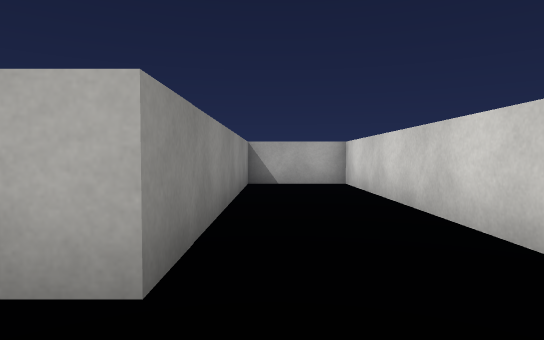
View 1 (above)

21 first-person views from a walk through a Unity game level. The camera is 0.62 m above the floor, tilts 2° down and sees 75° across. The floor is counted in squares, 1 m on a side. Each view is taken from the middle of a square. On the plan, view 1 faces up. The plan holds only what a view shows up to about 10 squares ahead; the rest is blank. Surface patterns are stand-ins for the level's own textures.

View 2
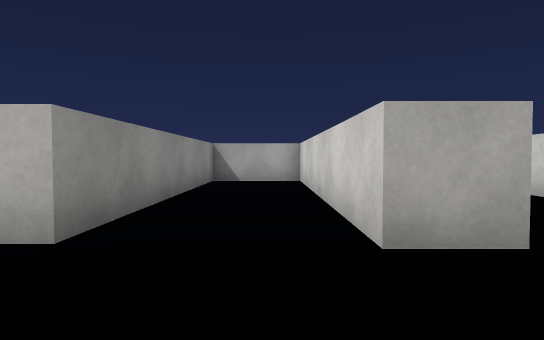

View 3
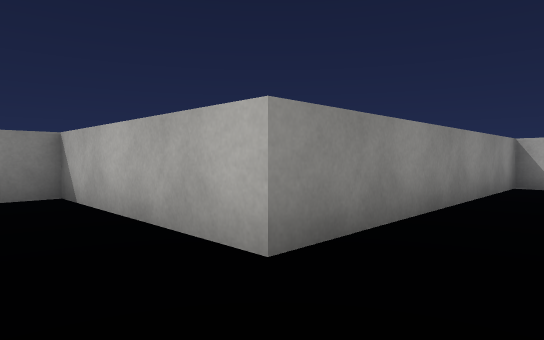

View 4
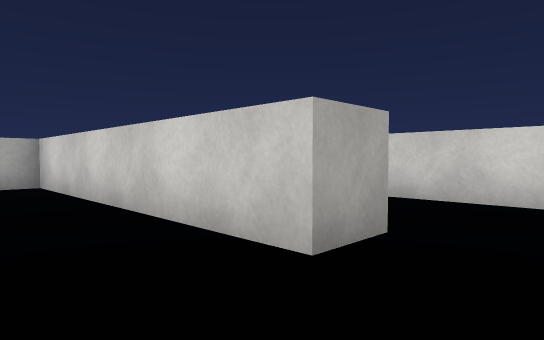

View 5
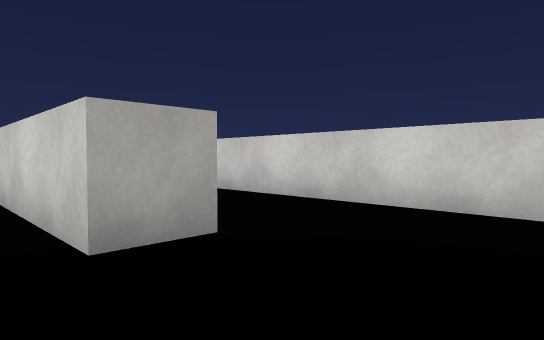

View 6
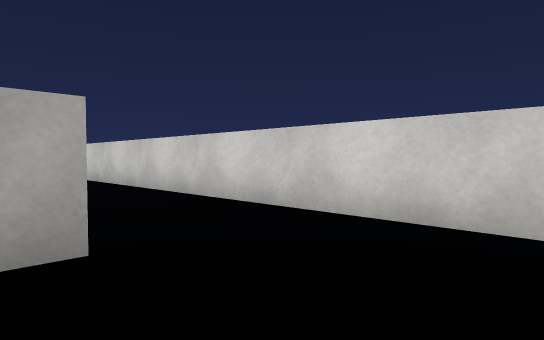

View 7
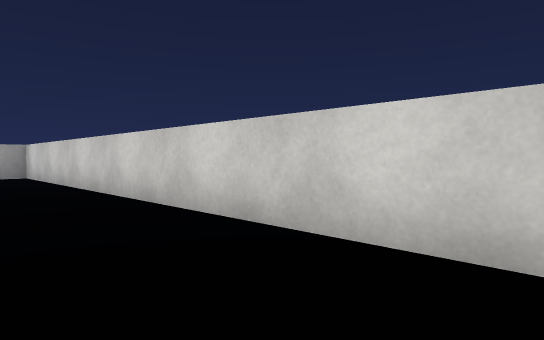

View 8
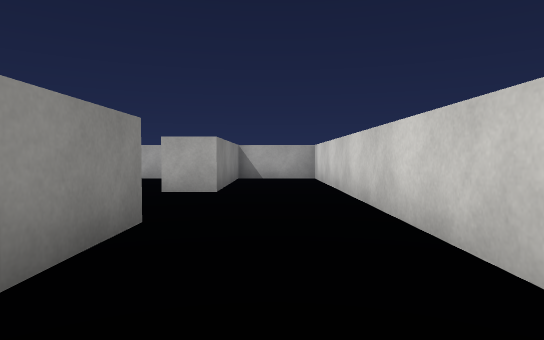

View 9
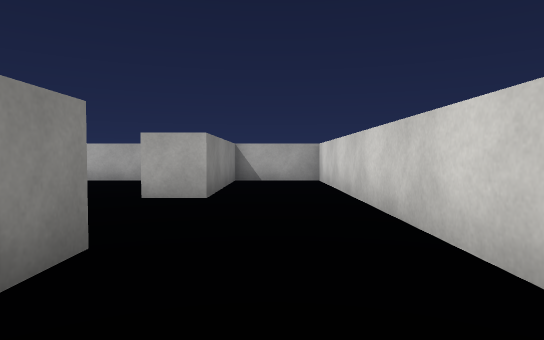

View 10
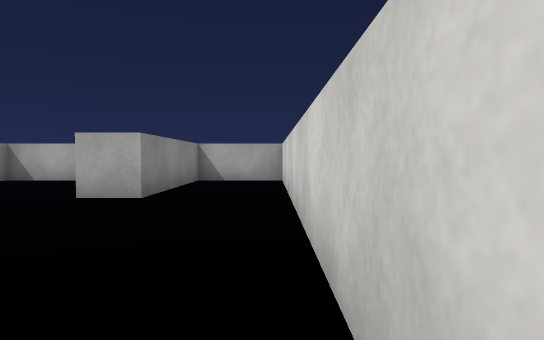

View 11
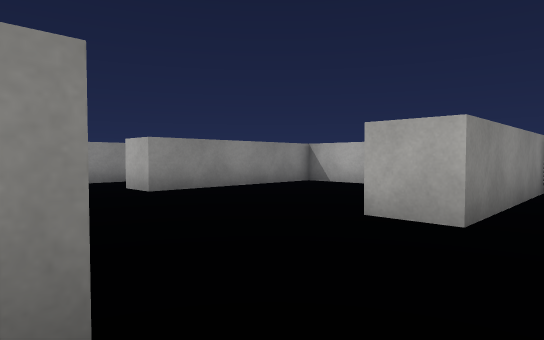

View 12
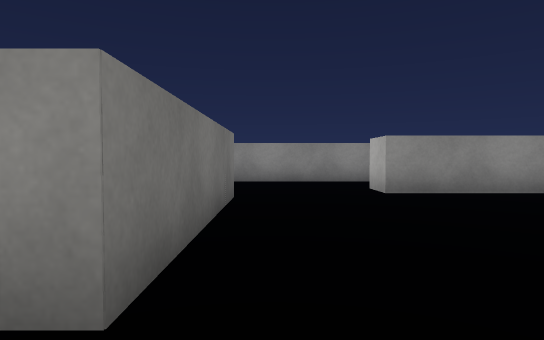

View 13
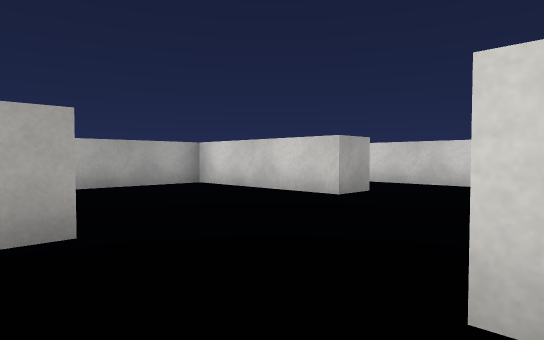

View 14
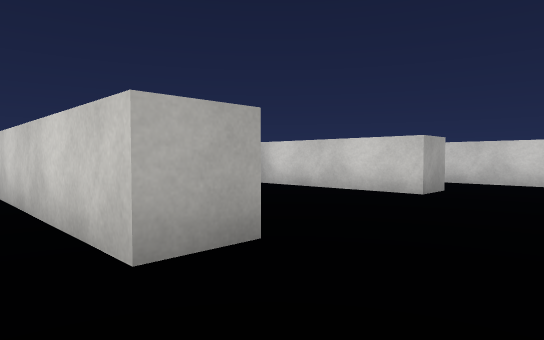

View 15
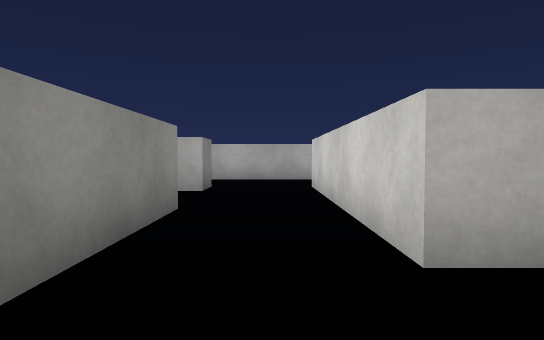

View 16
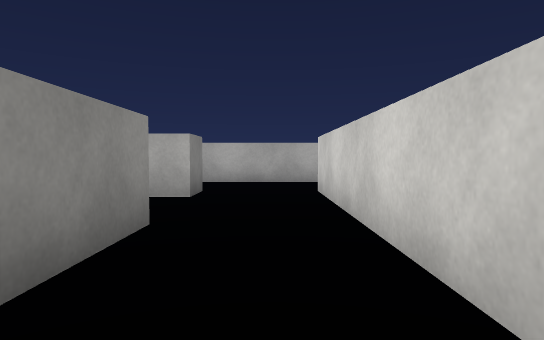

View 17
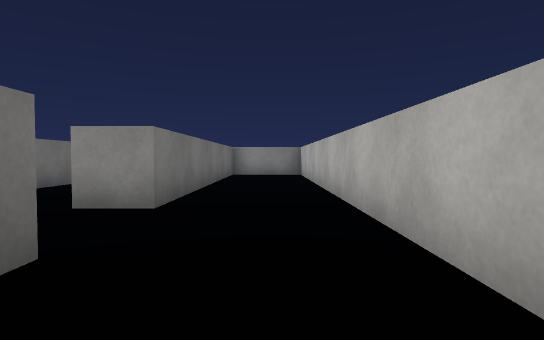

View 18
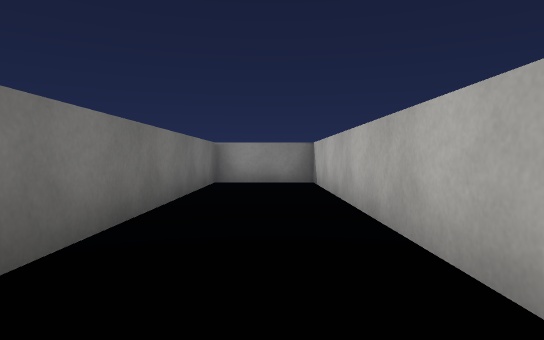

View 19
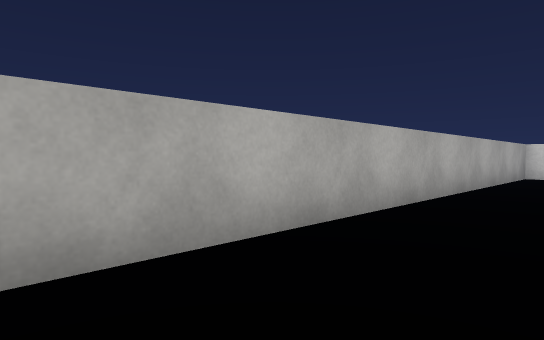

View 20
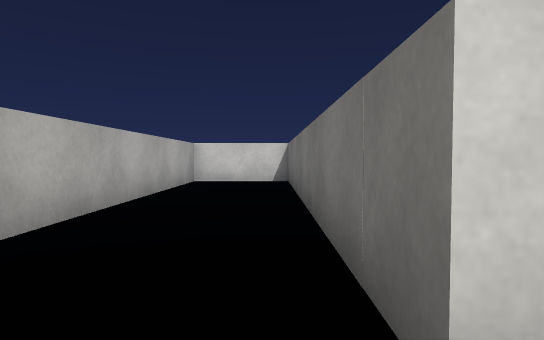

View 21
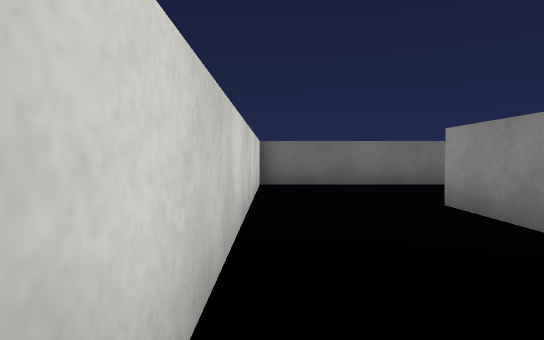

### Floor plan
Points are (right, up) in squares from view 1. A wall is a line through its corners. A room is listed if a view was taken in it or the views show most of it. See-through windows are left out.
Room 1 (views 1, 2, 3, 4, 5, 6, 7, 8, 9, 10, 11, 12, 13, 14, 15, 16, 21)
walls: (-1.5, 9.4) (2.8, 9.4) (2.8, 7.5); (2.8, 3.1) (2.8, 1.5) (1.8, 1.5) (1.8, 8.4) (-0.6, 8.4) (-0.6, 1.5) (-5.1, 1.5) (-5.1, 0.8); (-5.1, 11.5) (-5.1, 9); (1, -2.1) (5.4, -2.1); (5.3, -1.8) (5.3, 16.6) (3, 16.6) (3, 12.4) (2, 12.4) (2, 16.6) (-2.1, 16.6) (-2.1, 12) (-3.1, 12)
ways out: opening at (-4, 11)
Room 2 (views 17, 18, 19, 20)
walls: (-3.1, 16.4) (-3.1, 17.6) (5, 17.6); (5.3, 17.5) (5.3, 20) (-13.8, 20) (-13.8, 17.6) (-5.1, 17.6) (-5.1, 16.6)

Where each view was taken, in squares from view 1:
view 1: 0 up, 0 right, facing up
view 2: 1 down, 1 right, facing up
view 3: 0 up, 1 right, facing up-left
view 4: 0 up, 0 right, facing up-right
view 5: 1 down, 1 right, facing up-right
view 6: 1 down, 2 right, facing up-right
view 7: 4 up, 3 right, facing up-right
view 8: 6 up, 4 right, facing up
view 9: 7 up, 4 right, facing up
view 10: 7 up, 5 right, facing up
view 11: 9 up, 4 right, facing up-left
view 12: 10 up, 4 right, facing left
view 13: 9 up, 3 left, facing up-right
view 14: 10 up, 4 left, facing up-right
view 15: 10 up, 4 left, facing up
view 16: 11 up, 4 left, facing up
view 17: 19 up, 1 left, facing left
view 18: 19 up, 5 left, facing left
view 19: 18 up, 7 left, facing up-right
view 20: 18 up, 4 left, facing right
view 21: 6 up, 5 right, facing down
